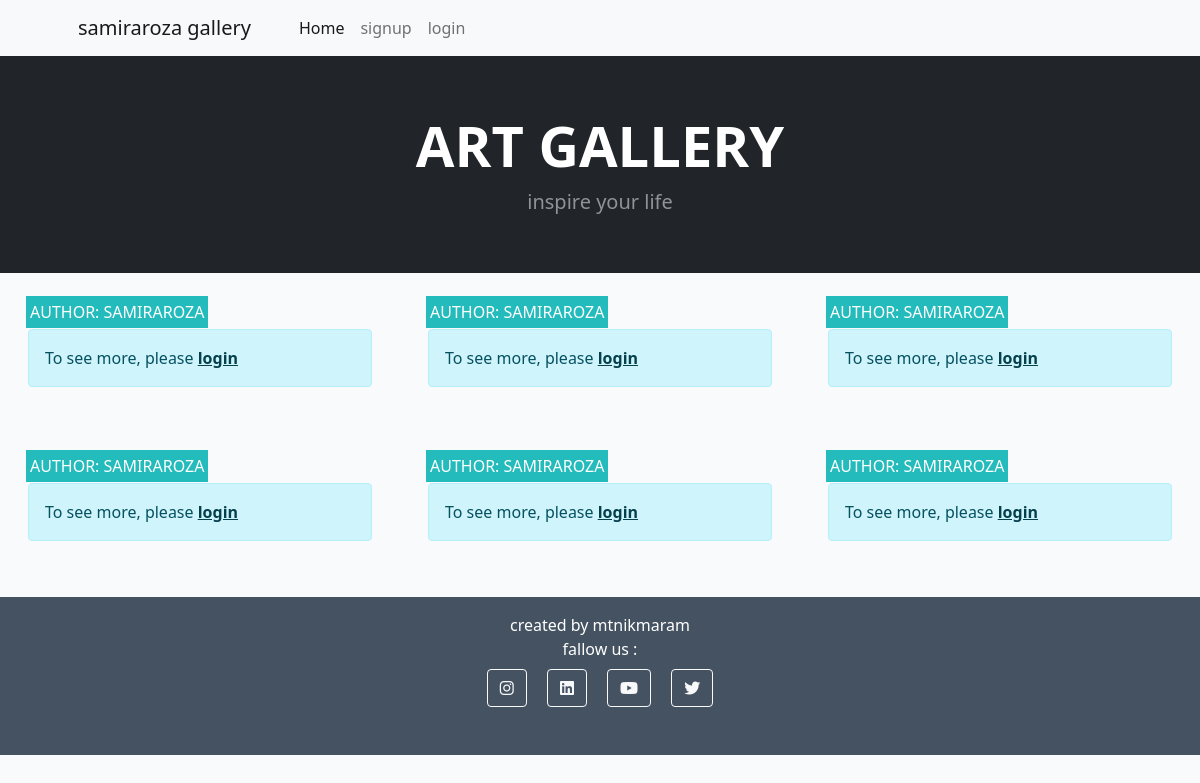
The page / on the database its author committed.
### store/models.py (models this page shows, shortened)
class Post(models.Model):
    title = models.CharField(max_length=200, unique=True)
    slug = models.SlugField(max_length=200, unique=True)
    author = models.ForeignKey(User, on_delete=models.CASCADE, related_name="blog_posts")
    updated_on = models.DateTimeField(auto_now=True)
    content = models.TextField()
    featured_image = CloudinaryField('image', default='placeholder')
    excerpt = models.TextField(blank=True)
    created_on = models.DateTimeField(auto_now_add=True)
    status = models.IntegerField(choices=STATUS, default=0)
    likes = models.ManyToManyField(User, related_name='blogpost_like', blank=True)
    class Meta:
        ordering = ["-created_on"]

### store/views.py (the view)
# urls.py: path('', views.PostList.as_view(), name='home'),
class PostList(generic.ListView):
    model = Post
    queryset = Post.objects.filter(status=1).order_by("-created_on")
    template_name = "index.html"
    paginate_by = 6

### templates/index.html (shortened to what this page needs)
{% extends "base.html" %}
{% block content %}
<header class="bg-dark py-2">
    <div class="container px-4 px-lg-5 my-5">
        <div class="text-center text-white">
            <h1 class="display-4 fw-bolder">ART GALLERY</h1>
            <p class="lead fw-normal text-white-50 mb-0">inspire your life</p>
        </div>
    </div>
</header>
<div class="container-fluid">
    <div class="row">
        <div class="col-12 mt-3 left">
            <div class="row">
                {% for post in post_list %}
                <div class="col-md-4">
                    <div class="card mb-4">
                        <div class="card-body">
                            <div class="image-container">
                                <div class="image-flash">
                                    <p class="author">Author: {{ post.author }}</p>
                                </div>
                            </div>
                            {% if user.is_authenticated %}
                            <a href="{% url 'post_detail' post.slug  %}" class="post-link">
                                <h2 class="card-title">{{ post.title }}</h2>
                                <p class="card-text">{{ post.excerpt }}</p>
                            </a>
                            <hr />
                            <p class="card-text text-muted h6">{{ post.created_on}} <i class="far fa-heart"></i>
                                {{ post.number_of_likes }}</p>
                                {% else %}
                                <div class="alert alert-info">
                                    <p class="mb-0">To see more, please <a class="alert-link" href="{% url 'account_login' %}">login</a></p>
                                </div>
                                {% endif %}
                        </div>
                    </div>
                </div>
                {% if forloop.counter|divisibleby:3 %}
            </div>
            <div class="row">
                {% endif %}
                {% endfor %}
            </div>
        </div>
    </div>
</div>
{%endblock%}

### static/css/style.css (style rules this page uses)
body { background-color: #F9FAFC; }
.main-bg { background-color: #F9FAFC; }
.card { border: none; background-color: transparent; }
.image-container { position: relative; }
.image-flash { position: absolute; bottom: 5%; min-width: 30%; left: -2px; background-color: #23BBBB; }
.author { color: white; margin: 4px; text-transform: uppercase; }

### rows shown on the page
Post: author "SAMIRAROZA"
Post: author "SAMIRAROZA"
Post: author "SAMIRAROZA"
Post: author "SAMIRAROZA"
Post: author "SAMIRAROZA"
Post: author "SAMIRAROZA"
